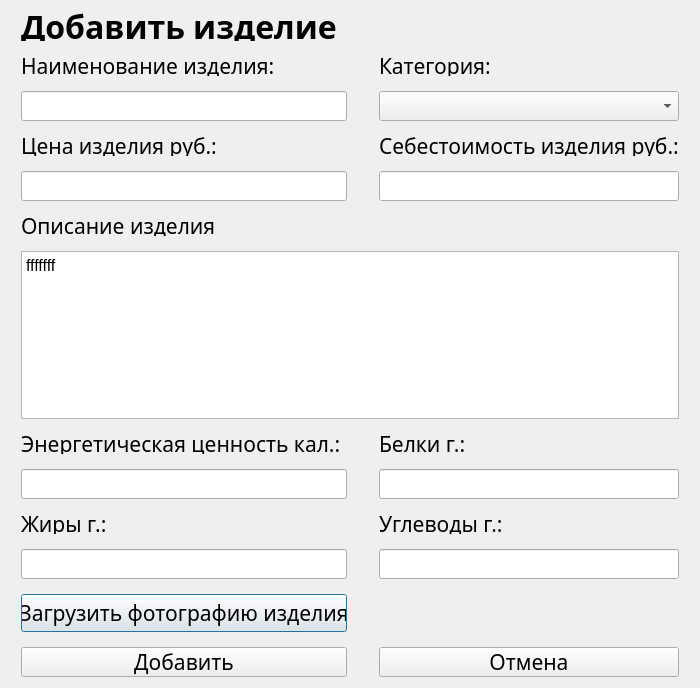
<?xml version="1.0" encoding="UTF-8"?>
<ui version="4.0">
 <class>Dialog</class>
 <widget class="QDialog" name="Dialog">
  <property name="geometry">
   <rect>
    <x>0</x>
    <y>0</y>
    <width>700</width>
    <height>688</height>
   </rect>
  </property>
  <property name="sizePolicy">
   <sizepolicy hsizetype="Fixed" vsizetype="Fixed">
    <horstretch>0</horstretch>
    <verstretch>0</verstretch>
   </sizepolicy>
  </property>
  <property name="minimumSize">
   <size>
    <width>700</width>
    <height>688</height>
   </size>
  </property>
  <property name="maximumSize">
   <size>
    <width>700</width>
    <height>688</height>
   </size>
  </property>
  <property name="windowTitle">
   <string>Dialog</string>
  </property>
  <layout class="QVBoxLayout" name="verticalLayout">
   <item>
    <layout class="QGridLayout" name="gridLayout">
     <property name="leftMargin">
      <number>10</number>
     </property>
     <property name="rightMargin">
      <number>10</number>
     </property>
     <property name="horizontalSpacing">
      <number>32</number>
     </property>
     <property name="verticalSpacing">
      <number>15</number>
     </property>
     <item row="5" column="0" colspan="2">
      <widget class="QLabel" name="descriptionLabel">
       <property name="maximumSize">
        <size>
         <width>350</width>
         <height>20</height>
        </size>
       </property>
       <property name="font">
        <font>
         <family>Bahnschrift</family>
         <pointsize>16</pointsize>
        </font>
       </property>
       <property name="text">
        <string>Описание изделия</string>
       </property>
      </widget>
     </item>
     <item row="7" column="1">
      <widget class="QLabel" name="belkiLabel">
       <property name="maximumSize">
        <size>
         <width>350</width>
         <height>20</height>
        </size>
       </property>
       <property name="font">
        <font>
         <family>Bahnschrift</family>
         <pointsize>16</pointsize>
        </font>
       </property>
       <property name="text">
        <string>Белки г.:</string>
       </property>
      </widget>
     </item>
     <item row="9" column="1">
      <widget class="QLabel" name="uglevodiLabel">
       <property name="maximumSize">
        <size>
         <width>350</width>
         <height>20</height>
        </size>
       </property>
       <property name="font">
        <font>
         <family>Bahnschrift</family>
         <pointsize>16</pointsize>
        </font>
       </property>
       <property name="text">
        <string>Углеводы г.:</string>
       </property>
      </widget>
     </item>
     <item row="11" column="0">
      <widget class="QPushButton" name="picInsertButton">
       <property name="maximumSize">
        <size>
         <width>350</width>
         <height>16777215</height>
        </size>
       </property>
       <property name="font">
        <font>
         <family>Bahnschrift</family>
         <pointsize>16</pointsize>
        </font>
       </property>
       <property name="text">
        <string>Загрузить фотографию изделия</string>
       </property>
      </widget>
     </item>
     <item row="3" column="1">
      <widget class="QLabel" name="productSelfpriceLabel">
       <property name="maximumSize">
        <size>
         <width>350</width>
         <height>20</height>
        </size>
       </property>
       <property name="font">
        <font>
         <family>Bahnschrift</family>
         <pointsize>16</pointsize>
        </font>
       </property>
       <property name="text">
        <string>Себестоимость изделия руб.:</string>
       </property>
      </widget>
     </item>
     <item row="4" column="1">
      <widget class="QLineEdit" name="productSelfpriceEdit">
       <property name="maximumSize">
        <size>
         <width>350</width>
         <height>30</height>
        </size>
       </property>
       <property name="font">
        <font>
         <family>Bahnschrift</family>
         <pointsize>14</pointsize>
        </font>
       </property>
      </widget>
     </item>
     <item row="10" column="1">
      <widget class="QLineEdit" name="uglevodiEdit">
       <property name="maximumSize">
        <size>
         <width>350</width>
         <height>30</height>
        </size>
       </property>
       <property name="font">
        <font>
         <family>Bahnschrift</family>
         <pointsize>14</pointsize>
        </font>
       </property>
      </widget>
     </item>
     <item row="0" column="0" colspan="2">
      <widget class="QLabel" name="addSmthLabel">
       <property name="maximumSize">
        <size>
         <width>350</width>
         <height>30</height>
        </size>
       </property>
       <property name="font">
        <font>
         <family>Bahnschrift</family>
         <pointsize>24</pointsize>
         <bold>true</bold>
        </font>
       </property>
       <property name="text">
        <string>Добавить изделие</string>
       </property>
      </widget>
     </item>
     <item row="2" column="0">
      <widget class="QLineEdit" name="productNameEdit">
       <property name="enabled">
        <bool>true</bool>
       </property>
       <property name="maximumSize">
        <size>
         <width>350</width>
         <height>30</height>
        </size>
       </property>
       <property name="font">
        <font>
         <family>Bahnschrift</family>
         <pointsize>14</pointsize>
        </font>
       </property>
      </widget>
     </item>
     <item row="9" column="0">
      <widget class="QLabel" name="zhiriLabel">
       <property name="maximumSize">
        <size>
         <width>350</width>
         <height>20</height>
        </size>
       </property>
       <property name="font">
        <font>
         <family>Bahnschrift</family>
         <pointsize>16</pointsize>
        </font>
       </property>
       <property name="text">
        <string>Жиры г.:</string>
       </property>
      </widget>
     </item>
     <item row="8" column="1">
      <widget class="QLineEdit" name="belkiEdit">
       <property name="maximumSize">
        <size>
         <width>350</width>
         <height>30</height>
        </size>
       </property>
       <property name="font">
        <font>
         <family>Bahnschrift</family>
         <pointsize>14</pointsize>
        </font>
       </property>
      </widget>
     </item>
     <item row="12" column="0">
      <widget class="QPushButton" name="pushButton_2">
       <property name="maximumSize">
        <size>
         <width>350</width>
         <height>30</height>
        </size>
       </property>
       <property name="font">
        <font>
         <family>Bahnschrift</family>
         <pointsize>16</pointsize>
        </font>
       </property>
       <property name="text">
        <string>Добавить</string>
       </property>
      </widget>
     </item>
     <item row="3" column="0">
      <widget class="QLabel" name="productPriceLabel">
       <property name="maximumSize">
        <size>
         <width>350</width>
         <height>20</height>
        </size>
       </property>
       <property name="font">
        <font>
         <family>Bahnschrift</family>
         <pointsize>16</pointsize>
        </font>
       </property>
       <property name="text">
        <string>Цена изделия руб.:</string>
       </property>
      </widget>
     </item>
     <item row="1" column="1">
      <widget class="QLabel" name="categoryLabel">
       <property name="maximumSize">
        <size>
         <width>350</width>
         <height>20</height>
        </size>
       </property>
       <property name="font">
        <font>
         <family>Bahnschrift</family>
         <pointsize>16</pointsize>
        </font>
       </property>
       <property name="text">
        <string>Категория:</string>
       </property>
      </widget>
     </item>
     <item row="8" column="0">
      <widget class="QLineEdit" name="energyvalueEdit">
       <property name="maximumSize">
        <size>
         <width>350</width>
         <height>30</height>
        </size>
       </property>
       <property name="font">
        <font>
         <family>Bahnschrift</family>
         <pointsize>14</pointsize>
        </font>
       </property>
      </widget>
     </item>
     <item row="7" column="0">
      <widget class="QLabel" name="energyvalueLabel">
       <property name="maximumSize">
        <size>
         <width>350</width>
         <height>20</height>
        </size>
       </property>
       <property name="font">
        <font>
         <family>Bahnschrift</family>
         <pointsize>16</pointsize>
        </font>
       </property>
       <property name="text">
        <string>Энергетическая ценность кал.:</string>
       </property>
      </widget>
     </item>
     <item row="4" column="0">
      <widget class="QLineEdit" name="productPriceEdit">
       <property name="maximumSize">
        <size>
         <width>350</width>
         <height>30</height>
        </size>
       </property>
       <property name="font">
        <font>
         <family>Bahnschrift</family>
         <pointsize>14</pointsize>
        </font>
       </property>
      </widget>
     </item>
     <item row="1" column="0">
      <widget class="QLabel" name="productNameLabel">
       <property name="maximumSize">
        <size>
         <width>350</width>
         <height>20</height>
        </size>
       </property>
       <property name="font">
        <font>
         <family>Bahnschrift</family>
         <pointsize>16</pointsize>
         <bold>false</bold>
        </font>
       </property>
       <property name="text">
        <string>Наименование изделия:</string>
       </property>
      </widget>
     </item>
     <item row="10" column="0">
      <widget class="QLineEdit" name="zhiriEdit">
       <property name="maximumSize">
        <size>
         <width>350</width>
         <height>30</height>
        </size>
       </property>
       <property name="font">
        <font>
         <family>Bahnschrift</family>
         <pointsize>14</pointsize>
        </font>
       </property>
      </widget>
     </item>
     <item row="2" column="1">
      <widget class="QComboBox" name="categoriesComboBox">
       <property name="sizePolicy">
        <sizepolicy hsizetype="Expanding" vsizetype="Fixed">
         <horstretch>0</horstretch>
         <verstretch>0</verstretch>
        </sizepolicy>
       </property>
       <property name="maximumSize">
        <size>
         <width>350</width>
         <height>30</height>
        </size>
       </property>
       <property name="font">
        <font>
         <family>Bahnschrift</family>
         <pointsize>14</pointsize>
        </font>
       </property>
      </widget>
     </item>
     <item row="12" column="1">
      <widget class="QPushButton" name="pushButton_3">
       <property name="maximumSize">
        <size>
         <width>350</width>
         <height>30</height>
        </size>
       </property>
       <property name="font">
        <font>
         <family>Bahnschrift</family>
         <pointsize>16</pointsize>
        </font>
       </property>
       <property name="text">
        <string>Отмена</string>
       </property>
      </widget>
     </item>
     <item row="6" column="0" colspan="2">
      <widget class="QTextEdit" name="descriptionTextEdit">
       <property name="maximumSize">
        <size>
         <width>700</width>
         <height>200</height>
        </size>
       </property>
       <property name="font">
        <font>
         <pointsize>12</pointsize>
        </font>
       </property>
       <property name="html">
        <string>&lt;!DOCTYPE HTML PUBLIC &quot;-//W3C//DTD HTML 4.0//EN&quot; &quot;http://www.w3.org/TR/REC-html40/strict.dtd&quot;&gt;
&lt;html&gt;&lt;head&gt;&lt;meta name=&quot;qrichtext&quot; content=&quot;1&quot; /&gt;&lt;meta charset=&quot;utf-8&quot; /&gt;&lt;style type=&quot;text/css&quot;&gt;
p, li { white-space: pre-wrap; }
hr { height: 1px; border-width: 0; }
li.unchecked::marker { content: &quot;\2610&quot;; }
li.checked::marker { content: &quot;\2612&quot;; }
&lt;/style&gt;&lt;/head&gt;&lt;body style=&quot; font-family:'Segoe UI'; font-size:12pt; font-weight:400; font-style:normal;&quot;&gt;
&lt;p style=&quot; margin-top:0px; margin-bottom:0px; margin-left:0px; margin-right:0px; -qt-block-indent:0; text-indent:0px;&quot;&gt;fffffff&lt;/p&gt;&lt;/body&gt;&lt;/html&gt;</string>
       </property>
      </widget>
     </item>
    </layout>
   </item>
  </layout>
 </widget>
 <resources/>
 <connections/>
</ui>
